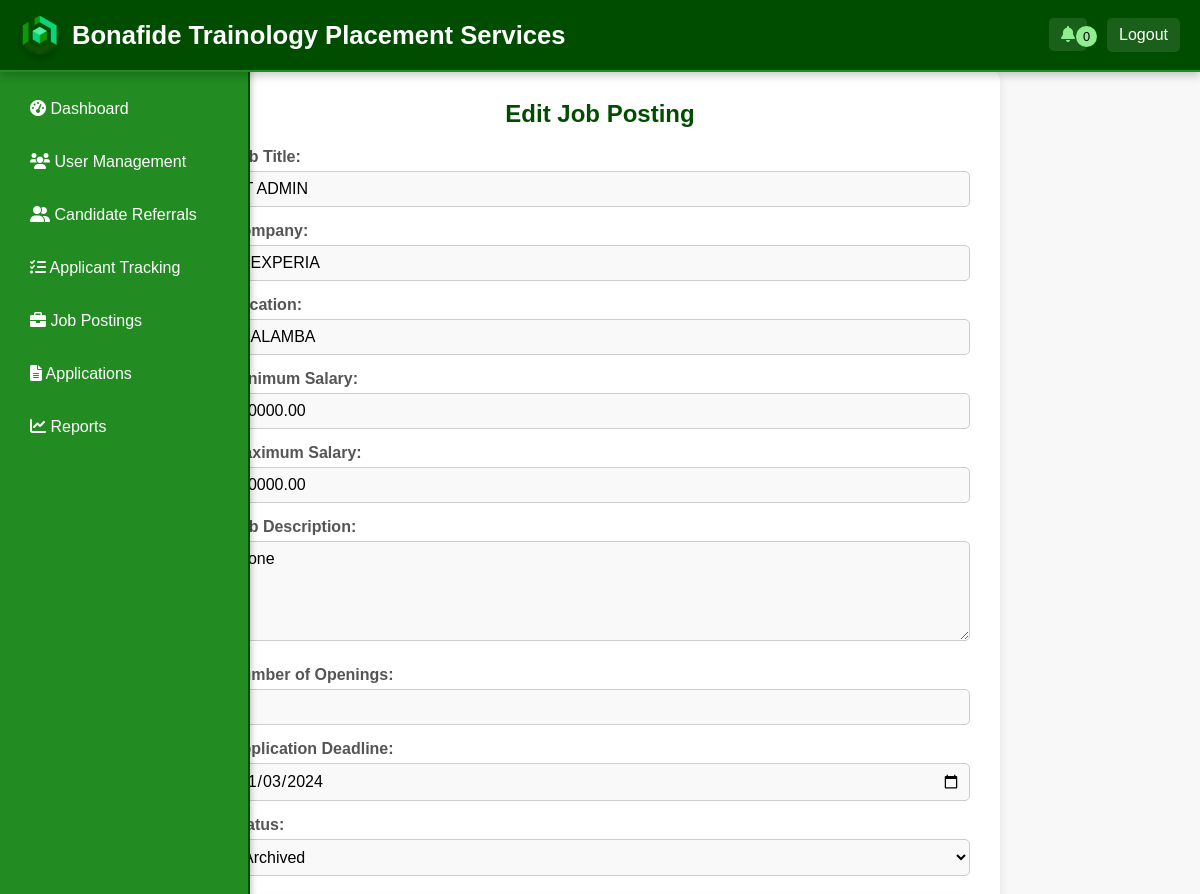
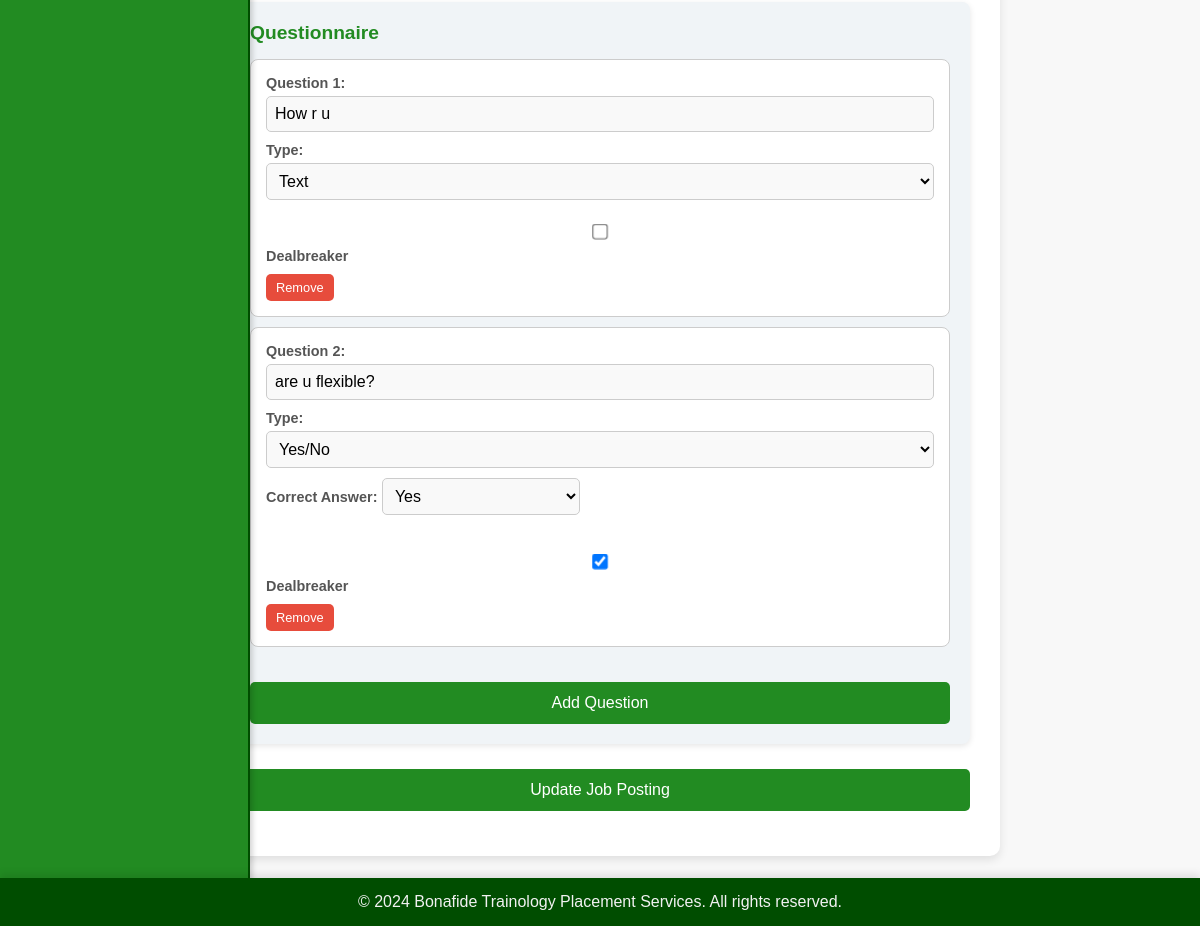
/recruiter/edit_job.php?job_id=3 (signed in), run on the app's committed database (2 pictures, top to bottom).
### tables this page shows
CREATE TABLE `job_postings` (
  `job_id` int(11) NOT NULL,
  `job_title` varchar(100) NOT NULL,
  `company` varchar(255) NOT NULL,
  `location` varchar(255) DEFAULT NULL,
  `min_salary` decimal(10,2) DEFAULT NULL,
  `max_salary` decimal(10,2) DEFAULT NULL,
  `description` text DEFAULT NULL,
  `openings` int(11) DEFAULT NULL,
  `created_by` int(11) DEFAULT NULL,
  `deadline` date NOT NULL,
  `status` enum('DRAFT','ACTIVE','ARCHIVED') DEFAULT 'DRAFT',
  `filled_date` datetime DEFAULT NULL,
  `created_at` datetime NOT NULL DEFAULT current_timestamp(),
  `has_questionnaire` tinyint(1) DEFAULT 0
);

CREATE TABLE `questionnaire_template` (
  `question_id` int(11) NOT NULL,
  `job_id` int(11) NOT NULL,
  `question_text` text NOT NULL,
  `is_required` tinyint(1) DEFAULT 1,
  `question_type` enum('TEXT','YES_NO') DEFAULT 'TEXT',
  `is_dealbreaker` tinyint(1) DEFAULT 0,
  `correct_answer` varchar(255) DEFAULT NULL
);

### recruiter/edit_job.php (the view, shortened to what this page needs)
<?php
include 'header.php';
include 'sidebar.php';
$job_id = intval($_GET['job_id']);
$sql = "SELECT * FROM job_postings WHERE job_id = ? AND created_by = ?";
$stmt = $conn->prepare($sql);
$stmt->bind_param('ii', $job_id, $_SESSION['user_id']);
$stmt->execute();
$result = $stmt->get_result();
$job = $result->fetch_assoc();
$questions = [];
$questionSql = "SELECT * FROM questionnaire_template WHERE job_id = ?";
$questionStmt = $conn->prepare($questionSql);
$questionStmt->bind_param('i', $job_id);
$questionStmt->execute();
$questionResult = $questionStmt->get_result();
while ($row = $questionResult->fetch_assoc()) {
    $questions[] = $row;
}
?>
<!DOCTYPE html>
<html lang="en">
<head>
    <link rel="stylesheet" href="recruiter_styles.css">
</head>
<body class="edit_job-main-content">
    <div class="edit_job-content-area">
        <h2>Edit Job Posting</h2>
        <form method="POST" action="edit_job.php?job_id=<?php echo $job_id; ?>">
            <div>
                <label for="job_title">Job Title:</label>
                <input type="text" id="job_title" name="job_title" value="<?php echo htmlspecialchars($job['job_title']); ?>" required>
            </div>
            <div>
                <label for="company">Company:</label>
                <input type="text" id="company" name="company" value="<?php echo htmlspecialchars($job['company']); ?>" required>
            </div>
            <div>
                <label for="location">Location:</label>
                <input type="text" id="location" name="location" value="<?php echo htmlspecialchars($job['location']); ?>" required>
            </div>
            <div>
                <label for="min_salary">Minimum Salary:</label>
                <input type="text" id="min_salary" name="min_salary" value="<?php echo htmlspecialchars($job['min_salary']); ?>">
            </div>
            <div>
                <label for="max_salary">Maximum Salary:</label>
                <input type="text" id="max_salary" name="max_salary" value="<?php echo htmlspecialchars($job['max_salary']); ?>">
            </div>
            <div>
                <label for="description">Job Description:</label>
                <textarea id="description" name="description" required><?php echo htmlspecialchars($job['description']); ?></textarea>
            </div>
            <div>
                <label for="openings">Number of Openings:</label>
                <input type="number" id="openings" name="openings" value="<?php echo htmlspecialchars($job['openings']); ?>" required>
            </div>
            <div>
                <label for="deadline">Application Deadline:</label>
                <input type="date" id="deadline" name="deadline" value="<?php echo htmlspecialchars($job['deadline']); ?>" min="<?php echo date('Y-m-d'); ?>" required>
            </div>
            <div>
                <label for="status">Status:</label>
                <select id="status" name="status" required>
                    <option value="ARCHIVED" <?php echo ($job['status'] === 'ARCHIVED') ? 'selected' : ''; ?>>Archived</option>
                </select>
            </div>
            <div id="questionnaire-section">
                <h3>Questionnaire</h3>
                <div id="questionnaire-container">
                    <?php foreach ($questions as $index => $question): ?>
                        <div>
                            <label>Question <?php echo $index + 1; ?>:</label>
                            <input type="text" name="question_text[<?php echo $question['question_id']; ?>]" value="<?php echo htmlspecialchars($question['question_text']); ?>" required>
                            <label for="question_type">Type:</label>
                            <select name="question_type[<?php echo $question['question_id']; ?>]" onchange="showChoices(this, '<?php echo $question['question_id']; ?>')">
                                <option value="TEXT" <?php echo ($question['question_type'] === 'TEXT') ? 'selected' : ''; ?>>Text</option>
                                <option value="YES_NO" <?php echo ($question['question_type'] === 'YES_NO') ? 'selected' : ''; ?>>Yes/No</option>
                            </select>
                            <div id="choices_<?php echo $question['question_id']; ?>" style="display:block;">
                                <?php if ($question['question_type'] === 'YES_NO'): ?>
                                    <div id="yes_no_choices_<?php echo $question['question_id']; ?>" style="display:block;">
                                        <label>Correct Answer:</label>
                                        <select name="correct_answer[<?php echo $question['question_id']; ?>]">
                                            <option value="YES" <?php echo ($question['correct_answer'] === 'YES') ? 'selected' : ''; ?>>Yes</option>
                                        </select>
                                    </div>
                                <?php endif; ?>
                            </div>
                            <input type="checkbox" name="dealbreaker[<?php echo $question['question_id']; ?>]" <?php echo $question['is_dealbreaker'] ? 'checked' : ''; ?>>
                            <label>Dealbreaker</label>
                            <button type="button" onclick="removeQuestion(this)">Remove</button>
                        </div>
                    <?php endforeach; ?>
                </div>
                <button type="button" onclick="addQuestion()">Add Question</button>
            </div>
            <div>
                <button type="submit">Update Job Posting</button>
            </div>
        </form>
    </div>
</body>
<?php include 'footer.php'; ?>
</html>

### recruiter/recruiter_styles.css (style rules this page uses)
* { margin: 0; padding: 0; box-sizing: border-box; font-family: Arial, sans-serif; }
body { display: flex; flex-direction: column; background-color: #f0f4f7; color: #333; }
button, .btn { background-color: #228B22; color: white; border: none; border-radius: 4px; padding: 10px 15px; font-size: 1em; cursor: pointer; transition: background-color 0.3s; }
input[type="checkbox"] { transform: scale(1.2); }
.edit_job-main-content { background-color: #f8f8f8; display: flex; justify-content: center; padding: 20px 0; }
.edit_job-content-area { width: 100%; max-width: 800px; margin: 50px auto; padding: 30px; background-color: #ffffff; border-radius: 10px; box-shadow: 0 4px 10px rgba(0, 0, 0, 0.1); }
.edit_job-content-area h2 { text-align: center; color: #004d00; font-weight: bold; margin-bottom: 20px; }
form div { margin-bottom: 15px; display: flex; flex-direction: column; }
form label { font-weight: bold; color: #555; margin-bottom: 5px; }
form input[type="text"], form input[type="number"], form input[type="date"], form select, form textarea { padding: 8px; font-size: 1em; border: 1px solid #ccc; border-radius: 5px; background-color: #f9f9f9; }
form textarea { min-height: 100px; }
button[type="submit"], button[type="button"] { background-color: #228B22; color: #ffffff; border: none; border-radius: 5px; padding: 10px 15px; font-size: 0.9em; cursor: pointer; transition: background-color 0.3s ease; margin-top: 10px; }
#questionnaire-section { background-color: #f0f4f7; border-radius: 8px; padding: 20px; margin-top: 20px; box-shadow: 0 2px 6px rgba(0, 0, 0, 0.1); }
#questionnaire-section h3 { color: #228B22; font-size: 1.2em; margin-bottom: 15px; }
#questionnaire-container > div { background-color: #ffffff; border: 1px solid #ccc; border-radius: 8px; padding: 15px; margin-bottom: 10px; display: flex; flex-direction: column; }
#questionnaire-container label { font-size: 0.9em; color: #555; }
#questionnaire-container input[type="text"], #questionnaire-container select, #questionnaire-container input[type="checkbox"] { margin-bottom: 10px; }
#questionnaire-container button[type="button"] { align-self: flex-start; background-color: #e74c3c; color: #ffffff; padding: 6px 10px; font-size: 0.8em; border-radius: 5px; margin-top: 5px; }
.select-action, .form-field, textarea { width: 100%; padding: 10px; font-size: 1em; border: 1px solid #ccc; border-radius: 5px; margin-bottom: 10px; }
button[type="submit"], button[type="button"] { background-color: #228B22; color: #ffffff; border: none; border-radius: 5px; padding: 12px; font-size: 1em; cursor: pointer; transition: background-color 0.3s ease; }
button[type="submit"] { width: 100%; padding: 12px; background-color: #228B22; color: white; border: none; border-radius: 5px; font-size: 1em; cursor: pointer; transition: background-color 0.3s; }

### data on the page
job_postings: job_title "IT ADMIN", company "NEXPERIA", location "CALAMBA", min_salary "20000.00", max_salary "60000.00", description "none", openings "1", deadline "11/03/2024", status "Archived"
questionnaire_template: question_text "How r u", question_type+question_id "Text"
questionnaire_template: question_text "are u flexible?", question_type+question_id "Yes/No", correct_answer+question_id "Yes", is_dealbreaker "☑"

### other printed values
$unread_count "0"
